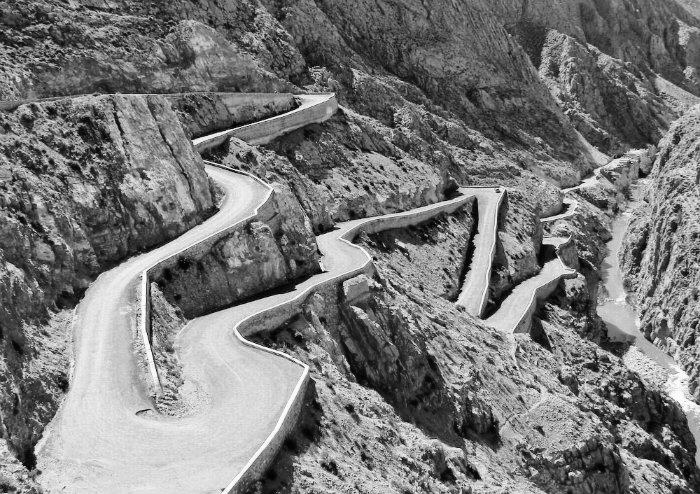
#> input picture images/tisdrin.png, 700 x 494 px
$ python SSD.py
#> lines starting #> are read from the running program, lines starting #| are printed output that depends on the picture
import numpy as np
import cv2
from scipy.optimize import minimize
import matplotlib.pyplot as plt

def ssd_cost(params, img_ref, img_mov, mask=None):
    """Coût SSD avec interpolation bilinéaire et gestion des bords."""
    tx, ty, angle = params

    # Matrice de transformation
    M = cv2.getRotationMatrix2D((img_mov.shape[1]//2, img_mov.shape[0]//2), angle, 1.0)
    M[0, 2] += tx
    M[1, 2] += ty

    # Transformation avec interpolation lisse et réflexion des bords
    img_transformed = cv2.warpAffine(
        img_mov, M, (img_ref.shape[1], img_ref.shape[0]),
        flags=cv2.INTER_LINEAR,
        borderMode=cv2.BORDER_REFLECT
    )

    # Calcul SSD avec masque optionnel
    if mask is not None:
        diff = (img_ref - img_transformed) * mask
    else:
        diff = img_ref - img_transformed

    return np.sum(diff**2)

def register_images_ssd(img_ref, img_mov, initial_params=[0.0, 0.0, 0.0]):
    """Recalage SSD amélioré avec multi-start et pyramide d'images."""
    # Conversion en niveaux de gris
    if len(img_ref.shape) == 3:
        img_ref = cv2.cvtColor(img_ref, cv2.COLOR_BGR2GRAY)
    if len(img_mov.shape) == 3:
        img_mov = cv2.cvtColor(img_mov, cv2.COLOR_BGR2GRAY)

    # Normalisation [0, 1]
    img_ref = img_ref.astype(np.float32) / 255.0
    img_mov = img_mov.astype(np.float32) / 255.0

    # Approche multi-échelle (pyramide)
    scales = [0.25, 0.5, 1.0]  # Résolutions réduites -> résolution originale
    params = np.array(initial_params, dtype=np.float64)  # <-- Correction: float64

    for scale in scales:
        # Redimensionnement des images
        if scale != 1.0:
            ref_scaled = cv2.resize(img_ref, None, fx=scale, fy=scale, interpolation=cv2.INTER_AREA)
            mov_scaled = cv2.resize(img_mov, None, fx=scale, fy=scale, interpolation=cv2.INTER_AREA)
        else:
            ref_scaled = img_ref
            mov_scaled = img_mov

        # Ajustement des paramètres pour l'échelle (en float)
        params_scaled = params.copy()
        params_scaled[:2] *= scale  # <-- Pas d'erreur de type car float64

        # Multi-start pour éviter les minima locaux
        starts = [
            params_scaled,
            params_scaled + [5.0, 5.0, 10.0],
            params_scaled + [-5.0, -5.0, -10.0],
            params_scaled + [10.0, 0.0, 15.0],
            params_scaled + [0.0, 10.0, -15.0]
        ]

        best_params = params_scaled
        best_ssd = np.inf

        for start in starts:
            try:
                result = minimize(
                    ssd_cost, start,
                    args=(ref_scaled, mov_scaled),
                    method='Powell',
                    options={'maxiter': 500, 'ftol': 1e-6}
                )
                if result.success and result.fun < best_ssd:
                    best_ssd = result.fun
                    best_params = result.x
            except:
                continue

        # Mise à jour des paramètres pour l'échelle suivante
        params[:2] = best_params[:2] / scale  # <-- Conversion inverse en float
        params[2] = best_params[2]  # L'angle ne change pas avec l'échelle

    return params

def apply_transformation(img, params):
    """Applique la transformation finale."""
    tx, ty, angle = params
    M = cv2.getRotationMatrix2D((img.shape[1]//2, img.shape[0]//2), angle, 1.0)
    M[0, 2] += tx
    M[1, 2] += ty
    return cv2.warpAffine(img, M, (img.shape[1], img.shape[0]))

def calculate_ssd_score(img_ref, img_mov):
    """Calcule le score SSD entre deux images."""
    if len(img_ref.shape) == 3:
        img_ref = cv2.cvtColor(img_ref, cv2.COLOR_BGR2GRAY)
    if len(img_mov.shape) == 3:
        img_mov = cv2.cvtColor(img_mov, cv2.COLOR_BGR2GRAY)
    img_ref = img_ref.astype(np.float32) / 255.0
    img_mov = img_mov.astype(np.float32) / 255.0
    return np.sum((img_ref - img_mov)**2)

# Exemple d'utilisation
if __name__ == "__main__":
    img_ref = cv2.imread('images/tisdrin.png')
#> img_ref is the input picture: shape (494, 700, 3); mean B, G, R 121.6, 121.6, 121.6
    img_mov = cv2.imread('images/tisdrin_translated_12_27.jpg')
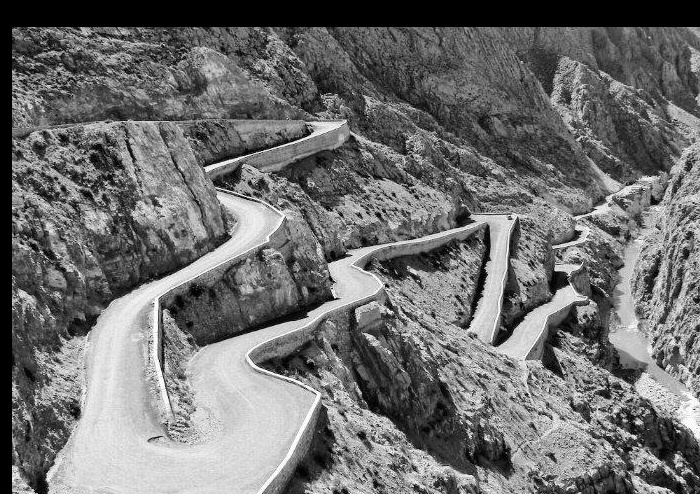
#> input picture images/tisdrin_translated_12_27.jpg, 700 x 494 px
#> img_mov is the input picture: shape (494, 700, 3); min 0, max 255, mean 111.2

    # Score avant recalage
    ssd_before = calculate_ssd_score(img_ref, img_mov)
#> ssd_before = 33245
    print(f"SSD avant recalage: {ssd_before:.2f}")
#| SSD avant recalage: 33245.04

    # Recalage
    params = register_images_ssd(img_ref, img_mov)
#> the loop in register_images_ssd, `for scale in scales:` made 3 passes
#> pass 1, in register_images_ssd, `ref_scaled = cv2.resize(img_ref, None, fx=scale, fy=scale, interpolati..`:
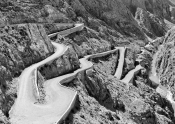
#> ref_scaled: shape (124, 175) float32; min 0.0184, max 0.978, mean 0.477
#> pass 1, in register_images_ssd, `mov_scaled = cv2.resize(img_mov, None, fx=scale, fy=scale, interpolati..`:
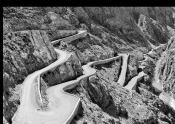
#> mov_scaled: shape (124, 175) float32; min 0, max 0.976, mean 0.437
#> pass 2, in register_images_ssd, `ref_scaled = cv2.resize(img_ref, None, fx=scale, fy=scale, interpolati..`:
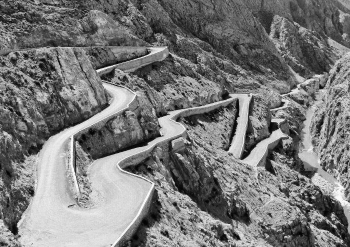
#> ref_scaled: shape (247, 350) float32; min 0.00784, max 0.989, mean 0.477
#> pass 2, in register_images_ssd, `mov_scaled = cv2.resize(img_mov, None, fx=scale, fy=scale, interpolati..`:
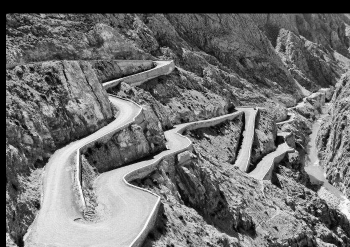
#> mov_scaled: shape (247, 350) float32; min 0, max 0.993, mean 0.436
#> after the loop in register_images_ssd, `for scale in scales:`: params = [-12.01, -26.98, -0.00932]
#> params = [-12.01, -26.98, -0.00932]
    print(f"Paramètres trouvés - tx: {params[0]:.2f}, ty: {params[1]:.2f}, angle: {params[2]:.2f}°")
#| Paramètres trouvés - tx: -12.01, ty: -26.98, angle: -0.01°

    # Application de la transformation
    img_registered = apply_transformation(img_mov, params)
#> in apply_transformation, `tx, ty, angle = params`: tx = -12.01; ty = -26.98; angle = -0.00932
#> in apply_transformation, `M = cv2.getRotationMatrix2D((img.shape[1]//2, img.shape[0]//2), angle,..`: M = [[1, -0.000163, 0.0402], [0.000163, 1, -0.0569]]
#> in apply_transformation, `return cv2.warpAffine(img, M, (img.shape[1], img.shape[0]))`:
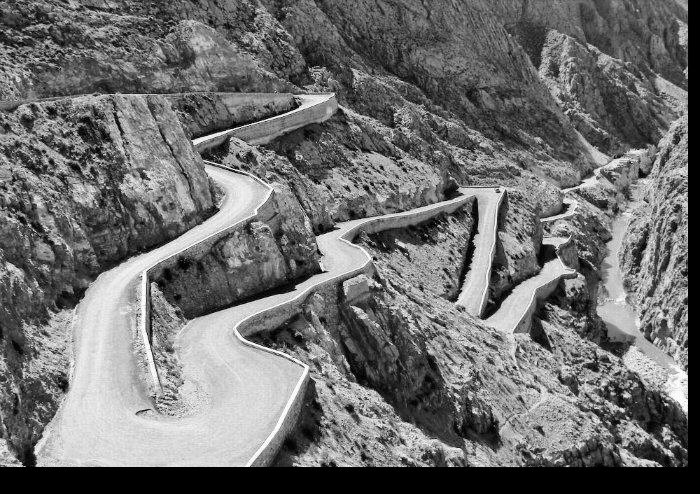
#> returned value: shape (494, 700, 3); min 0, max 255, mean 111.2

    # Score après recalage
    ssd_after = calculate_ssd_score(img_ref, img_registered)
#> ssd_after = 9660.3
    print(f"SSD après recalage: {ssd_after:.2f}")
#| SSD après recalage: 9660.31
    print(f"Amélioration: {ssd_before - ssd_after:.2f}")
#| Amélioration: 23584.72

    # Affichage
    plt.figure(figsize=(15, 5))
    plt.subplot(131)
    plt.imshow(cv2.cvtColor(img_ref, cv2.COLOR_BGR2RGB))
    plt.title('Référence')
    plt.subplot(132)
    plt.imshow(cv2.cvtColor(img_mov, cv2.COLOR_BGR2RGB))
    plt.title(f'Mobile (SSD: {ssd_before:.2f})')
    plt.subplot(133)
    plt.imshow(cv2.cvtColor(img_registered, cv2.COLOR_BGR2RGB))
    plt.title(f'Recalée (SSD: {ssd_after:.2f})')
    plt.show()
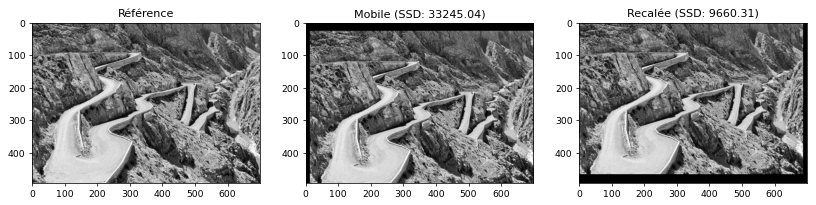
#> figure drawn by matplotlib, 3 panels
